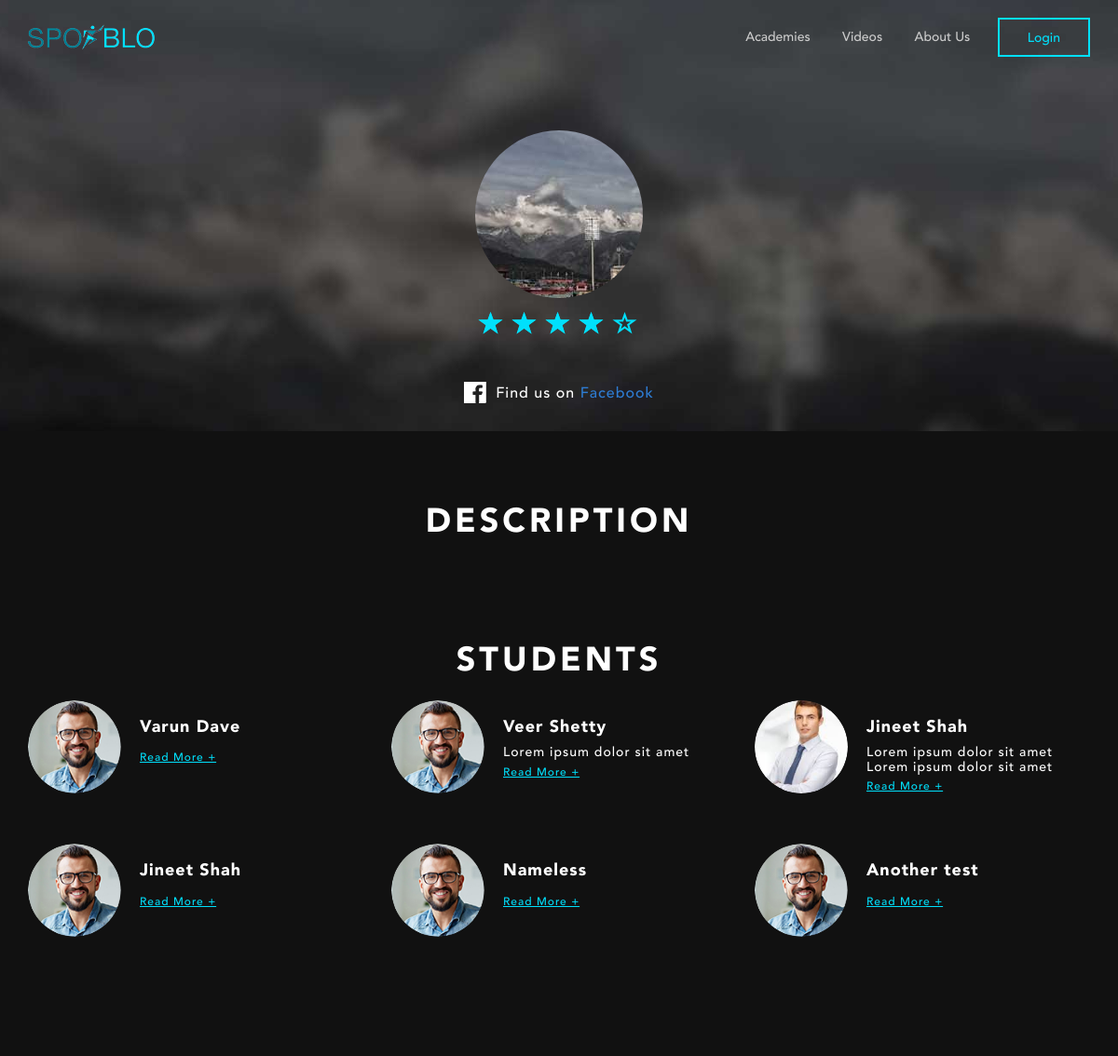
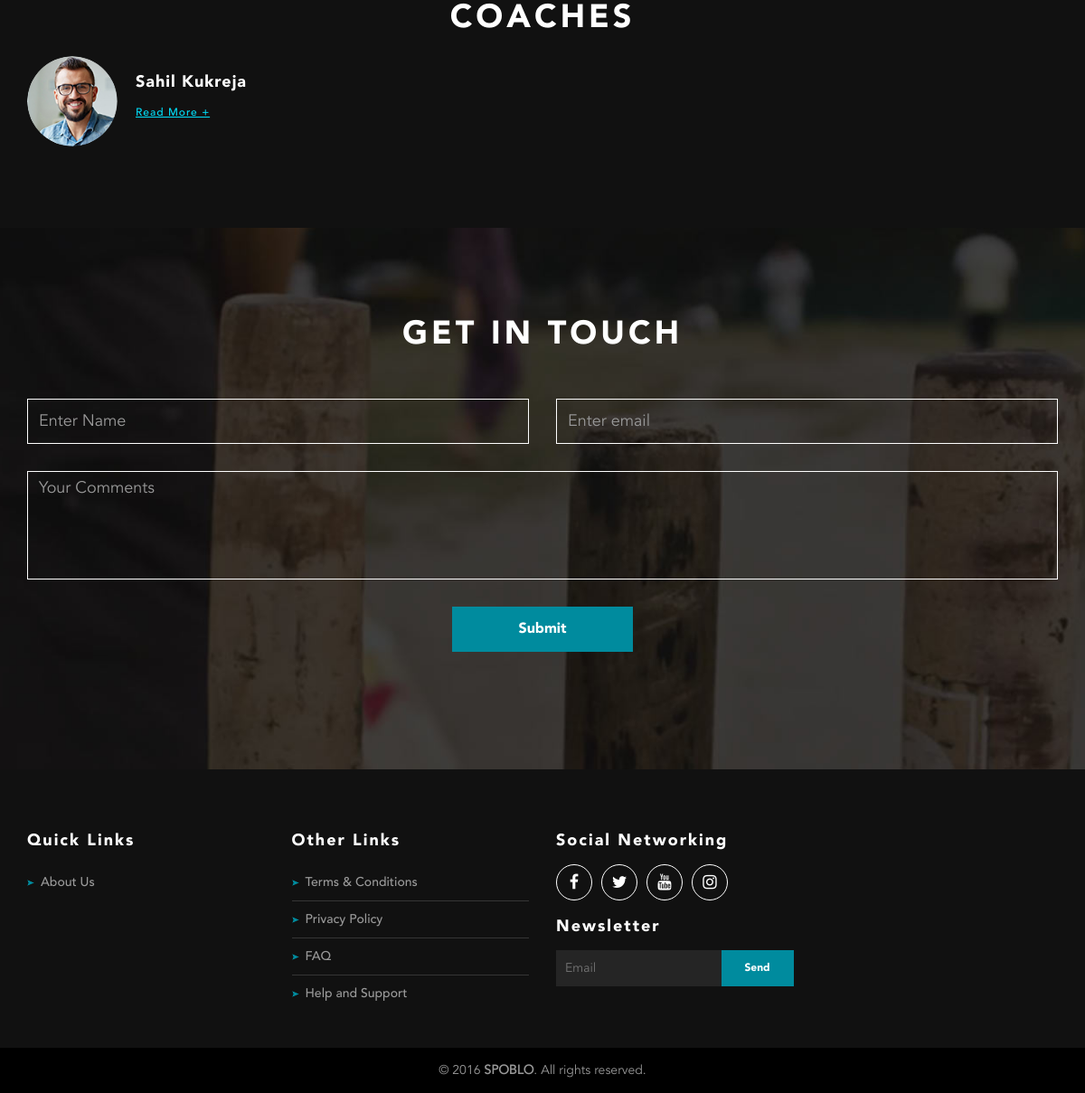
The page /academi-details.php on the database its author committed (2 pictures, top to bottom).
### tables this page shows
CREATE TABLE IF NOT EXISTS `spoblo_users` (
  `id` int(11) NOT NULL AUTO_INCREMENT,
  `name` varchar(100) NOT NULL,
  `email` varchar(100) NOT NULL,
  `contactno` varchar(15) NOT NULL,
  `about_user` varchar(1000) NOT NULL,
  `password` varchar(100) NOT NULL,
  `role` varchar(10) NOT NULL,
  `approved` char(1) NOT NULL,
  `academy_id` varchar(1000) NOT NULL,
  `facebook_id` varchar(250) NOT NULL,
  `created` date NOT NULL DEFAULT '0000-00-00',
  `updated` date NOT NULL DEFAULT '0000-00-00',
  `isactive` int(11) NOT NULL DEFAULT '1',
  `hash` varchar(10) DEFAULT NULL,
  `token` varchar(100) NOT NULL,
  `photo_path` varchar(250) NOT NULL,
  PRIMARY KEY (`id`)
);

### class/spoblo_user_master.php (called while the page is built, shortened)
<?php
class spoblo_user_master
{
	function __construct()
    {
        include('config.php');
        if($conn->connect_errno)
        {
            echo "Failed to connect to database: (" . $conn->connect_errno . ") " . $conn->connect_error;
        }
        else
        {
            $this->db = $conn;
        }
    }
    function get_searchingwise_users($role,$academy_id)
    {
        try
        {
            $sql="SELECT * FROM spoblo_users WHERE isactive='1' AND role!='admin'";
            if (!empty($role)) {
                $sql=$sql." AND role='".$role."'";
            }
            $result = $this->db->query($sql);
            $rs=array();
            while($data=mysqli_fetch_array($result)) {
              $rs[] =$data;
            }
            return $rs;
        } catch (Exception $e) {
            $_SESSION['db_error'] = $e->getMessage();
        }
    }
}
?>

### academi-details.php (the view, shortened to what this page needs)
<?php
include_once("class/spoblo_academy_master.php");
include_once("class/spoblo_user_master.php");
$spoblo_user_master   = new spoblo_user_master;
$facebook_link='';
$logo_path    ='';
$id           ='';
?>
<?php include_once("header.php"); ?>
<div class="mainContainer MainBnrContainer">
  <div class="acaHeader">
    <?php
    if (empty($logo_path)) {
      $logo_path="img/aca.jpg";
    }
    ?>
    <div class="acaImg" style="background:url('<?php echo $logo_path; ?>') no-repeat center center; background-size:cover;">
    </div>
    <div class="findUsFb">
      <a href="<?php echo $facebook_link; ?>" target="_blank"><img src="img/fb-w.png" alt="fb">Find us on <span>Facebook</span></a>
    </div>
  </div>
  <div class="academi-detail">
    <div class="topVideos sections">
      <div class="container">
        <div class="row">
          <div class="col-md-12">
            <div class="siteTitle description">
              <h2>DESCRIPTION</h2>
            </div>
          </div>
        </div>
      </div>
    </div>
    <?php
    $academywise_coach=$spoblo_user_master->get_searchingwise_users('Student',$id);
    if (!empty($academywise_coach)) { ?>
    <div class="topVideos sections">
      <div class="container">
        <div class="row">
          <div class="col-md-12">
            <div class="siteTitle">
              <h2>STUDENTS</h2>
            </div>
          </div>
          <div class="col-md-12 acdCoaches">
            <div class="row">
                <?php
                  foreach ($academywise_coach as $cvalue) {
                    $userid =$cvalue['id'];
                    $name   =$cvalue['name'];
                    $about_user =$cvalue['about_user'];
                    $photo_path=str_replace("../", "", $cvalue['photo_path']);
                    ?>
                      <div class="col-md-4">
                        <div class="cocheImg">
                          <?php
                          if (empty($photo_path)) {
                            $photo_path="img/coches.png";
                          }
                          ?>
                          <img src="<?php echo $photo_path; ?>" alt="profile photo" class='profileimg'>
                        </div>
                        <div class="cochesInfo">
                          <h3><?php echo $name; ?></h3>
                          <h4><?php echo $about_user; ?></h4>
                          <a href="student-profile.php?user_id=<?php echo $userid; ?>">Read More +</a>
                        </div>
                      </div>
                    <?php
                  }
                ?>
            </div>
          </div>
        </div>
      </div>
    </div>
    <?php
    }
    ?>
    <?php
    $academywise_coach=$spoblo_user_master->get_searchingwise_users('Coach',$id);
    if (!empty($academywise_coach)) { ?>
    <div class="topVideos sections">
      <div class="container">
        <div class="row">
          <div class="col-md-12">
            <div class="siteTitle">
              <h2>COACHES</h2>
            </div>
          </div>
          <div class="col-md-12 acdCoaches">
            <div class="row">
                <?php
                  foreach ($academywise_coach as $cvalue) {
                    $userid =$cvalue['id'];
                    $name   =$cvalue['name'];
                    $photo_path=str_replace("../", "", $cvalue['photo_path']);
                    ?>
                      <div class="col-md-4">
                        <div class="cocheImg">
                          <?php
                          if (empty($photo_path)) {
                            $photo_path="img/coches.png";
                          }
                          ?>
                          <img src="<?php echo $photo_path; ?>" alt="profile photo" class='profileimg'>
                        </div>
                        <div class="cochesInfo">
                          <h3><?php echo $name; ?></h3>
                          <a href="coach-profile.php?user_id=<?php echo $userid; ?>">Read More +</a>
                        </div>
                      </div>
                    <?php
                  }
                ?>
            </div>
          </div>
        </div>
      </div>
    </div>
    <?php
    }
    ?>
  </div>
<?php include_once("getintouch.php"); ?>
</div>
<?php include_once("footer.php"); ?>

### css/main.css (style rules this page uses)
.anim, a, .btn1, .btn2, .btn3, .btn4, header, .banner .bannerCont a.watchDemo, .howRight .howVideo:before, .popup-gallery a:before { transition: all 0.2s ease-in-out; -webkit-transition: all 0.2s ease-in-out; -moz-transition: all 0.2s ease-in-out; -o-transition: all 0.2s ease-in-out; -ms-transition: all 0.2s ease-in-out; }
body, html { width: 100%; height: 100%; margin: 0; padding: 0; }
* { margin: 0; padding: 0; }
body { font-family: "AvenirLTStd-Book"; font-size: 16px; color: #999; line-height: 1.5; }
h1, h2, h3, h4, h5 { font-family: "AvenirLTStd-Black"; }
a { text-decoration: none; outline: none; font-family: 'AvenirLTStd-Medium'; }
.mainContainer { background: #111; color: #fff; padding-top: 80px; min-height: 100%; letter-spacing: 1px; }
.MainBnrContainer { padding: 0; }
.siteTitle { text-align: center; }
.siteTitle h2 { font-size: 36px; text-transform: uppercase; color: #fff; letter-spacing: 4px; margin: 0; margin-bottom: 20px; }
.sections { padding: 40px 0; }
.academi-detail { background: #111; padding-top: 40px; }
.academi-detail .cocheImg { width: 100px; height: 100px; border-radius: 50%; float: left; margin-right: 20px; border-radius: 50%; overflow: hidden; }
.academi-detail .cocheImg img { width: 100%; }
.academi-detail .cochesInfo { width: calc(100% - 120px); float: left; }
.academi-detail .cochesInfo a { color: #008b9e; font-size: 12px; display: inline-block; text-decoration: underline; font-family: "AvenirLTStd-Medium"; top: 0; }
.academi-detail .cochesInfo h3 { font-size: 18px; color: #fff; }
.academi-detail .cochesInfo h4 { font-size: 14px; color: #fff; font-family: "AvenirLTStd-Medium"; margin-bottom: 0; }
.academi-detail .acdCoaches .col-md-4 { margin-bottom: 50px; }
.acaHeader { background: url("../img/acaHeaderBg.jpg") center center no-repeat; background-size: cover; text-align: center; padding: 140px 0 25px; }
.acaHeader .acaImg { display: inline-block; border-radius: 50%; overflow: hidden; max-height: 250px; max-width: 250px; }
.findUsFb a span { color: #2e7cd3; }
.findUsFb { margin: 0px 0; }
.findUsFb a { color: #fff; font-family: "AvenirLTStd-Medium"; }
.findUsFb a img { margin-right: 10px; margin-bottom: 5px; }
.profileimg { border-radius: 50%; }
.academi-detail .cochesInfo a { color: #00E0FC; }

### rows shown on the page
spoblo_users: name "Varun Dave"
spoblo_users: name "Veer Shetty", about_user "Lorem ipsum dolor sit amet"
spoblo_users: photo_path (picture), name "Jineet Shah", about_user "Lorem ipsum dolor sit amet Lorem ipsum dolor sit amet"
spoblo_users: name "Jineet Shah"
spoblo_users: name "Nameless"
spoblo_users: name "Another test"
spoblo_users: name "Sahil Kukreja"
